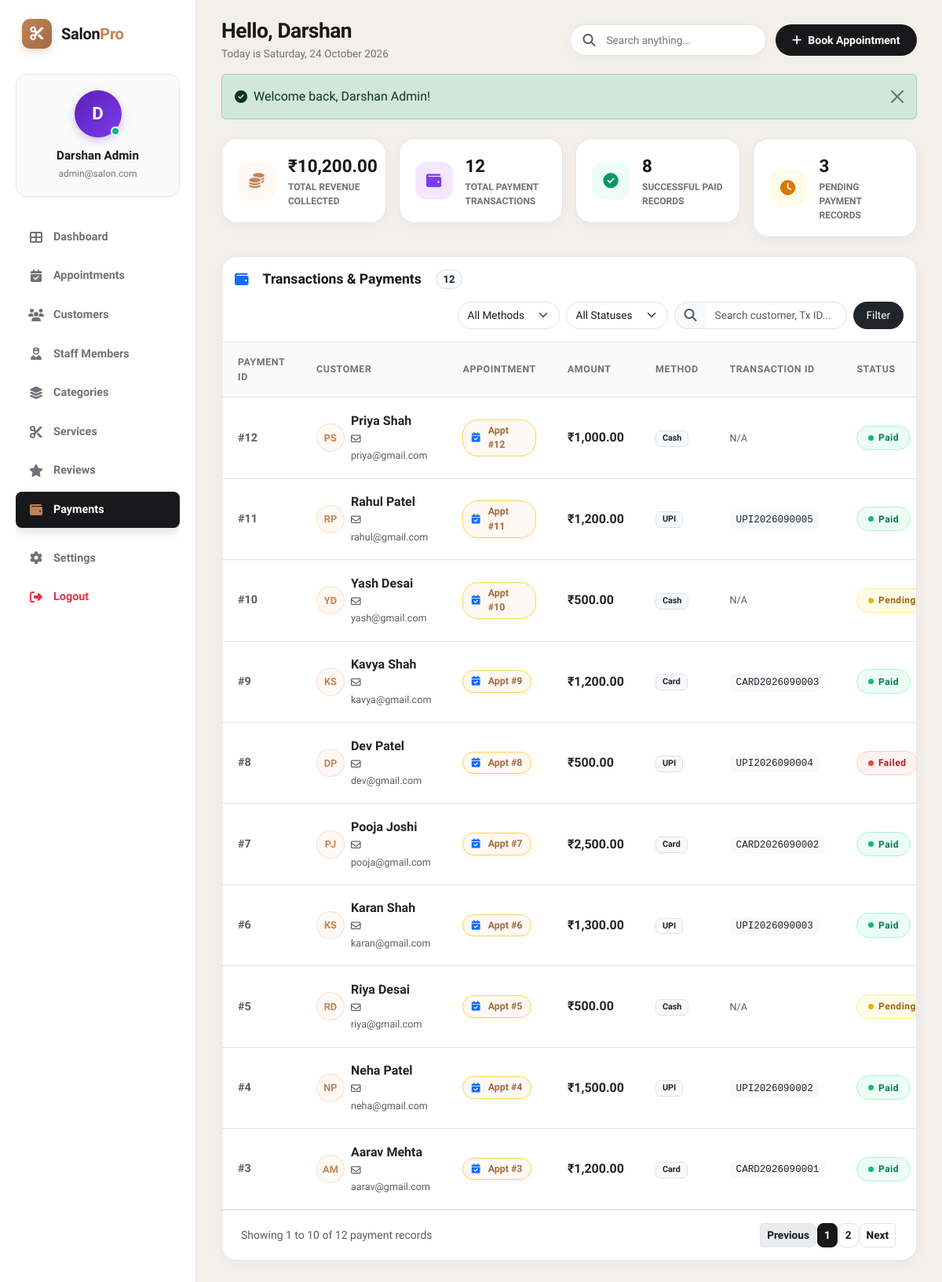
The page /admin/payments.php (signed in) on the database its author committed.
### tables this page shows
CREATE TABLE `payments` (
  `payment_id` int(10) UNSIGNED NOT NULL,
  `appointment_id` int(10) UNSIGNED NOT NULL,
  `amount` decimal(10,2) NOT NULL,
  `payment_method` enum('Cash','Card','UPI') NOT NULL,
  `payment_status` enum('Pending','Paid','Failed') NOT NULL DEFAULT 'Pending',
  `transaction_id` varchar(100) DEFAULT NULL,
  `payment_date` timestamp NOT NULL DEFAULT current_timestamp()
);

CREATE TABLE `customers` (
  `customer_id` int(10) UNSIGNED NOT NULL,
  `name` varchar(100) NOT NULL,
  `email` varchar(100) NOT NULL,
  `phone` varchar(15) NOT NULL,
  `password` varchar(255) NOT NULL,
  `gender` enum('Male','Female','Other') DEFAULT NULL,
  `address` varchar(255) DEFAULT NULL,
  `status` enum('active','inactive') NOT NULL DEFAULT 'active',
  `created_at` timestamp NOT NULL DEFAULT current_timestamp(),
  `updated_at` timestamp NOT NULL DEFAULT current_timestamp() ON UPDATE current_timestamp()
);

### admin/payments.php (the view, shortened to what the rows shown need)
<?php
require_once __DIR__ . '/../includes/db.php';
require_once __DIR__ . '/../includes/auth.php';
if (!function_exists('get_initials')) {
    function get_initials($name) {
        $words = explode(' ', trim($name));
        $initials = '';
        foreach ($words as $w) {
            if (!empty($w)) $initials .= strtoupper($w[0]);
        }
        return substr($initials, 0, 2) ?: 'P';
    }
}
$page = isset($_GET['page']) ? (int)$_GET['page'] : 1;
$limit = 10;
$offset = ($page - 1) * $limit;
$where_sql = "";
$sql = "SELECT p.payment_id, p.appointment_id, p.amount, p.payment_method, p.payment_status, p.transaction_id, p.payment_date, c.name AS customer_name, c.email AS customer_email
        FROM payments p
        JOIN appointments a ON p.appointment_id = a.appointment_id
        JOIN customers c ON a.customer_id = c.customer_id
        $where_sql
        ORDER BY p.payment_id DESC LIMIT $limit OFFSET $offset";
$result = mysqli_query($conn, $sql);
include __DIR__ . '/../includes/header.php';
include __DIR__ . '/../includes/sidebar.php';
include __DIR__ . '/../includes/navbar.php';
?>
<div class="table-card">
    <div class="table-responsive-custom">
        <table class="table-custom">
            <thead>
                <tr>
                    <th>PAYMENT ID</th>
                    <th>CUSTOMER</th>
                    <th>APPOINTMENT</th>
                    <th>AMOUNT</th>
                    <th>METHOD</th>
                    <th>TRANSACTION ID</th>
                    <th>STATUS</th>
                </tr>
            </thead>
            <tbody>
                <?php if ($result && mysqli_num_rows($result) > 0): ?>
                    <?php while ($pay = mysqli_fetch_assoc($result)): ?>
                        <tr>
                            <td><strong class="text-muted">#<?php echo $pay['payment_id']; ?></strong></td>
                            <td>
                                <div class="d-flex align-items-center gap-2">
                                    <div class="avatar-circle-sm bg-gold-subtle text-gold fw-bold">
                                        <?php echo get_initials($pay['customer_name']); ?>
                                    </div>
                                    <div>
                                        <strong class="text-dark fs-6 d-block"><?php echo htmlspecialchars($pay['customer_name']); ?></strong>
                                        <small class="text-muted"><i class="far fa-envelope me-1"></i><?php echo htmlspecialchars($pay['customer_email']); ?></small>
                                    </div>
                                </div>
                            </td>
                            <td>
                                <span class="chip-selected-item cursor-default fs-8">
                                    <i class="fas fa-calendar-check me-1 text-primary"></i>Appt #<?php echo $pay['appointment_id']; ?>
                                </span>
                            </td>
                            <td><strong class="text-dark fs-6">₹<?php echo number_format($pay['amount'], 2); ?></strong></td>
                            <td>
                                <span class="badge bg-light text-dark border px-2 py-1 fs-8 fw-semibold">
                                    <?php echo htmlspecialchars($pay['payment_method']); ?>
                                </span>
                            </td>
                            <td>
                                <?php if (!empty($pay['transaction_id'])): ?>
                                    <code class="bg-light text-dark px-2 py-1 rounded fs-8"><?php echo htmlspecialchars($pay['transaction_id']); ?></code>
                                <?php else: ?>
                                    <small class="text-muted">N/A</small>
                                <?php endif; ?>
                            </td>
                            <td>
                                <?php
                                $pst = strtolower($pay['payment_status']);
                                $dot_cls = ($pst === 'paid') ? 'dot-green' : (($pst === 'pending') ? 'dot-amber' : 'dot-red');
                                ?>
                                <span class="status-pill-btn <?php echo $pst; ?>">
                                    <span class="status-dot <?php echo $dot_cls; ?>"></span>
                                    <span class="fw-bold fs-7"><?php echo ucfirst($pay['payment_status']); ?></span>
                                </span>
                            </td>
                        </tr>
                    <?php endwhile; ?>
                <?php else: ?>
                    <tr>
                        <td colspan="9" class="text-center text-muted py-4">No payment records found.</td>
                    </tr>
                <?php endif; ?>
            </tbody>
        </table>
    </div>
</div>
<?php include __DIR__ . '/../includes/footer.php'; ?>

### includes/sidebar.php (shortened to what the rows shown need)
<?php
$admin_display_name = isset($current_admin['name']) ? $current_admin['name'] : 'Administrator';
$admin_display_email = isset($current_admin['email']) ? $current_admin['email'] : 'admin@salon.com';
$initials = strtoupper(substr($admin_display_name, 0, 1));
?>
<aside id="sidebar">
    <div class="sidebar-profile-card">
        <div class="profile-avatar-circle">
            <?php echo htmlspecialchars($initials); ?>
            <span class="profile-avatar-status" title="Active"></span>
        </div>
        <div class="profile-name"><?php echo htmlspecialchars($admin_display_name); ?></div>
        <div class="profile-email"><?php echo htmlspecialchars($admin_display_email); ?></div>
    </div>
</aside>

### includes/navbar.php (shortened to what the rows shown need)
<?php
$admin_name = isset($current_admin['name']) ? strtok($current_admin['name'], " ") : 'Admin';
?>
<main id="main-content">
    <header class="top-header-bar">
        <div class="d-flex align-items-center gap-3">
            <div>
                <h1 class="greeting-title">Hello, <?php echo htmlspecialchars($admin_name); ?></h1>
                <p class="greeting-subtitle">Today is <?php echo date('l, d F Y'); ?></p>
            </div>
        </div>
    </header>
    <div class="dashboard-container">

### rows shown on the page
payments: payment_id "12", customers.name "PS", customers.name "Priya Shah", customers.email "priya@gmail.com", appointment "12", amount "1,000.00", payment_method "Cash", shows "N/A", payment_status "Paid"
payments: payment_id "11", customers.name "RP", customers.name "Rahul Patel", customers.email "rahul@gmail.com", appointment "11", amount "1,200.00", payment_method "UPI", transaction "UPI2026090005", payment_status "Paid"
payments: payment_id "10", customers.name "YD", customers.name "Yash Desai", customers.email "yash@gmail.com", appointment "10", amount "500.00", payment_method "Cash", shows "N/A", payment_status "Pending"
payments: payment_id "9", customers.name "KS", customers.name "Kavya Shah", customers.email "kavya@gmail.com", appointment "9", amount "1,200.00", payment_method "Card", transaction "CARD2026090003", payment_status "Paid"
payments: payment_id "8", customers.name "DP", customers.name "Dev Patel", customers.email "dev@gmail.com", appointment "8", amount "500.00", payment_method "UPI", transaction "UPI2026090004", payment_status "Failed"
payments: payment_id "7", customers.name "PJ", customers.name "Pooja Joshi", customers.email "pooja@gmail.com", appointment "7", amount "2,500.00", payment_method "Card", transaction "CARD2026090002", payment_status "Paid"
payments: payment_id "6", customers.name "KS", customers.name "Karan Shah", customers.email "karan@gmail.com", appointment "6", amount "1,300.00", payment_method "UPI", transaction "UPI2026090003", payment_status "Paid"
payments: payment_id "5", customers.name "RD", customers.name "Riya Desai", customers.email "riya@gmail.com", appointment "5", amount "500.00", payment_method "Cash", shows "N/A", payment_status "Pending"
payments: payment_id "4", customers.name "NP", customers.name "Neha Patel", customers.email "neha@gmail.com", appointment "4", amount "1,500.00", payment_method "UPI", transaction "UPI2026090002", payment_status "Paid"
payments: payment_id "3", customers.name "AM", customers.name "Aarav Mehta", customers.email "aarav@gmail.com", appointment "3", amount "1,200.00", payment_method "Card", transaction "CARD2026090001", payment_status "Paid"

### other values the page prints
$initials "D"
$admin_display_name "Darshan Admin"
$admin_display_email "admin@salon.com"
$admin_name "Darshan"
$message "Welcome back, Darshan Admin!"
$total_revenue_amount "10,200.00"
$total_tx_count "12"
$paid_tx_count "8"
$pending_tx_count "3"
$total_records "12"
$offset + 1 "1"
min($offset + $limit, $total_records) "10"
